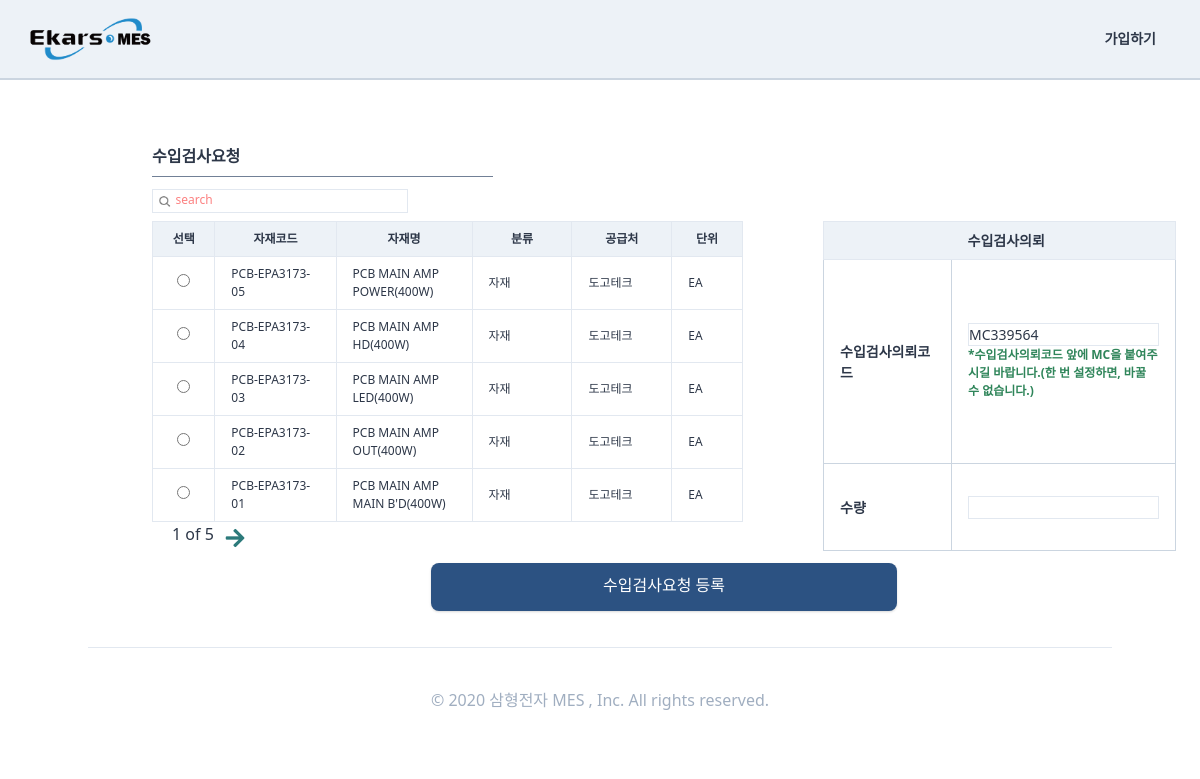
The app's page /stockmanages/materialcheckrequest/ with its own data.
### StandardInformation/models.py (models this page shows, shortened)
class Material(TimeStampedModel):
    EA = "EA"
    ROLL = "ROLL"
    BOX = "BOX"
    SET = "SET"
    봉 = "봉"
    단위_CHOICES = (
        (EA, "EA"),
        (ROLL, "ROLL"),
        (BOX, "BOX"),
        (SET, "SET"),
        (봉, "봉"),
    )
    자재 = "자재"
    부분품 = "부분품"
    상품 = "상품"
    품목_CHOICES = (
        (자재, "자재"),
        (부분품, "부분품"),
        (상품, "상품"),
    )
    작성자 = models.ForeignKey(
        "users.User", related_name="자재제품작성자", on_delete=models.SET_NULL, null=True
    )
    자재코드 = models.CharField(max_length=120, blank=True)
    품목 = models.CharField(
        choices=품목_CHOICES, max_length=4, null=True, blank=True, default=자재
    )
    자재품명 = models.CharField(max_length=100, blank=True)
    규격 = models.CharField(max_length=30, blank=True)
    단위 = models.CharField(choices=단위_CHOICES, max_length=4, blank=True, default=EA)
    자재공급업체 = models.ForeignKey(
        "SupplyPartner",
        related_name="제공자재",
        on_delete=models.SET_NULL,
        null=True,
        blank=True,
    )
    단가 = models.IntegerField(null=True)
    특이사항 = models.TextField(blank=True, null=True)
    class Meta:
        verbose_name = "자재"
        verbose_name_plural = "자재"

class SupplyPartner(TimeStampedModel):
    고객 = "고객"
    대리점 = "대리점"
    공급처 = "공급처"
    거래처_CHOICES = (
        (고객, "고객"),
        (대리점, "대리점"),
        (공급처, "공급처"),
    )
    공급처작성자 = models.ForeignKey(
        "users.User", related_name="공급처거래처작성자", on_delete=models.SET_NULL, null=True
    )
    작성일 = models.DateField(auto_now=True, auto_now_add=False)
    거래처구분 = models.CharField(choices=거래처_CHOICES, max_length=4, default=공급처)
    거래처코드 = models.CharField(max_length=50, null=True)
    거래처명 = models.CharField(max_length=70, null=True)
    사업자등록번호 = models.CharField(max_length=50, null=True)
    공급처담당자 = models.ForeignKey(
        "users.User", related_name="공급처거래처담당자", on_delete=models.SET_NULL, null=True
    )
    연락처 = models.CharField(max_length=50, blank=True)
    이메일 = models.EmailField(max_length=254, blank=True)
    사업장주소 = models.CharField(max_length=70, blank=True, null=True)
    사업자등록증첨부 = models.FileField(blank=True)
    특이사항 = models.TextField(blank=True)
    사용여부 = models.BooleanField(default=False)
    class Meta:
        verbose_name = "공급처"
        verbose_name_plural = "공급처"
    def __str__(self):
        return self.거래처명

### stockmanages/views.py (the view, shortened to what this page needs)
def materialcheckrequest(request):
    search = request.GET.get("search")
    if search is None:
        material = SI_models.Material.objects.all().order_by("-created")
        s_bool = False
    def give_number():
        while True:
            n = randint(1, 999999)
            num = str(n).zfill(6)
            code = "MC" + num
            obj = QC_models.MaterialCheckRegister.objects.get_or_none(수입검사의뢰코드=code)
            if obj:
                pass
            else:
                return code
    form = forms.materialcheckrequest(request.POST or None)
    code = give_number()
    form.initial = {
        "수입검사의뢰코드": code,
    }
    seletelist = [
        "불량분류",
    ]
    pagediv = 5
    totalpage = int(math.ceil(len(material) / pagediv))
    paginator = Paginator(material, pagediv, orphans=0)
    page = request.GET.get("page", "1")
    material = paginator.get_page(page)
    nextpage = int(page) + 1
    previouspage = int(page) - 1
    notsamebool = True
    if int(page) == totalpage:
        notsamebool = False
    if (search is None) or (search == ""):
        search = "search"
    return render(
        request,
        "stockmanages/materialcheckrequest.html",
        {
            "form": form,
            "material": material,
            "search": search,
            "page": page,
            "totalpage": totalpage,
            "notsamebool": notsamebool,
            "nextpage": nextpage,
            "previouspage": previouspage,
            "s_bool": s_bool,
            "seletelist": ["1",],
        },
    )

### stockmanages/forms.py (shortened to what this page needs)
class materialcheckrequest(forms.Form):
    수입검사의뢰코드 = forms.CharField(
        max_length=20,
        required=True,
        help_text=f"*수입검사의뢰코드 앞에 MC을 붙여주시길 바랍니다.(한 번 설정하면, 바꿀 수 없습니다.)",
        widget=forms.TextInput(attrs={"size": "12"}),
    )
    수량 = forms.IntegerField()
    자재 = forms.CharField()

### core/managers.py (called while the page is built)
    def get_or_none(self, **kwargs):
        try:
            return self.get(**kwargs)
        except self.model.DoesNotExist:
            return None

### templates/stockmanages/materialcheckrequest.html (shortened to what this page needs)
{%extends "stockmanages/stockmanageshome.html"%}
{%load static%}
{%block main_contens%}
<div class="w-full h-full pl-32 -mt-6 font-semibold pt-12 flex flex-col">
    <div class="flex flex-col p-6 w-full ">
        <span class="border-b w-1/3 mb-3 border-gray-600 pb-2 font-semibold text-base">수입검사요청 </span>
        <div class="w-64 border h-6 mb-2">
            <form method="get" action="" class="w-full flex ">
                <button class="w-4 h-4 mt-1 ml-1  rounded-xl bg-cover bg-center"
                    style="background-image:url({% static 'img/search.png' %});"></button>
                <input name="search" placeholder={{search}}
                    class="ml-1 w-full border-none search-box text-xs font-medium placeholder-red-400 focus: outline-none" />
            </form>
        </div>
        <div class="flex">
            <div class=" flex justify-start items-start">
                <form method="POST" class="w-full flex flex-col" enctype="multipart/form-data">
                    <div class="w-full flex ">
                        <div class="flew flex-col w-full">
                            <table class="table-fixed font-light text-xs">
                                <thead>
                                    <tr>
                                        <th class="border bg-gray-200 px-2 py-2 w-20">선택</th>
                                        <th class="border bg-gray-200 px-3 py-2 w-40">자재코드</th>
                                        <th class="border bg-gray-200 px-4 py-2 w-40">자재명</th>
                                        <th class="border bg-gray-200 px-4 py-2 w-40">분류</th>
                                        <th class="border bg-gray-200 px-4 py-2 w-40">공급처</th>
                                        <th class="border bg-gray-200 px-4 py-2 w-24">단위</th>
                                    </tr>
                                </thead>
                                <tbody>
                                    <ul id="id_자재">
                                        {%for list in material%}
                                        <tr>
                                            <td class="border px-4 py-2 text-center">
                                                <label for="id_자재_0"><input type="radio" name="자재" value={{list.pk}}
                                                        required="" id="id_자재_0">
                                                </label>
                                            </td>
                                            <td class="border px-4 py-2">
                                                {{list.자재코드}}</td>
                                            <td class="border px-4 py-2">{{list.자재품명}}</td>
                                            <td class="border px-4 py-2">{{list.품목}}</td>
                                            <td class="border px-4 py-2">{{list.자재공급업체}}</td>
                                            <td class="border px-4 py-2">{{list.단위}}</td>
                                        </tr>
                                        {%endfor%}
                                    </ul>
                                </tbody>
                            </table>
                            <div class="flex ml-2">
                                <span class="mx-3 font-medium  text-base">{{page}} of
                                    {{totalpage}}</span>
                                {% if notsamebool %}
                                {%if s_bool%}
                                <a href="?search={{search}}&page={{nextpage}}" class="text-teal-700"><i
                                        class="fas fa-arrow-right fa-lg mt-2"></i></a>
                                {%else%}
                                <a href="?page={{nextpage}}" class="text-teal-700"><i
                                        class="fas fa-arrow-right fa-lg mt-2"></i></a>
                                {% endif %}{% endif %}
                            </div>
                        </div>
                        <table class="table-fixed text-sm w-64 ml-20">
                            <thead>
                                <tr>
                                    <th class="border border-r-0 bg-gray-200 px-4 py-2 w-32"></th>
                                    <th class="border border-l-0 bg-gray-200 px-4 py-2 w-56 text-left">수입검사의뢰</th>
                                </tr>
                            </thead>
                            <tbody>
                                {% for field in form %}
                                <tr>
                                    {%if field.name == "자재"%}
                                    {%else%}
                                    <td class="border border-gray-400 px-4 py-2">
                                        {{field.name}}
                                    </td>
                                    <td class="border border-gray-400 px-4 py-2">
                                        <div
                                            class=" {%if field.name not in seletelist %} border hover:border-gray-500 w-full {%endif%} ">
                                            {{field}}</div>
                                        <div class="text-xs text-green-700 ">
                                            {{field.help_text}}
                                        </div>
                                        {%endif%}
                                    </td>
                                </tr>
                                {%endfor%}
                            </tbody>
                        </table>
                    </div>
                    <div class=" flex flex-row justify-around -mx-12">
                        <button
                            class="btn-link bg-blue-800 text-white w-5/12 h-12 self-center my-3 pt-0 pb-1 shadow hover:shadow-lg hover:font-extrabold">
                            <div class="text-base font-medium">수입검사요청 등록</div>
                        </button> </div>
                </form>
            </div>
        </div>
    </div>
</div>
{%endblock main_contens %}

### records on screen
Material: 자재코드 "PCB-EPA3173-05", 자재품명 "PCB MAIN AMP POWER(400W)", 품목 "자재", 자재공급업체 "도고테크", 단위 "EA"
Material: 자재코드 "PCB-EPA3173-04", 자재품명 "PCB MAIN AMP HD(400W)", 품목 "자재", 자재공급업체 "도고테크", 단위 "EA"
Material: 자재코드 "PCB-EPA3173-03", 자재품명 "PCB MAIN AMP LED(400W)", 품목 "자재", 자재공급업체 "도고테크", 단위 "EA"
Material: 자재코드 "PCB-EPA3173-02", 자재품명 "PCB MAIN AMP OUT(400W)", 품목 "자재", 자재공급업체 "도고테크", 단위 "EA"
Material: 자재코드 "PCB-EPA3173-01", 자재품명 "PCB MAIN AMP MAIN B'D(400W)", 품목 "자재", 자재공급업체 "도고테크", 단위 "EA"

### other values on screen
{{ page }} "1"
{{ totalpage }} "5"
{{ field.name }} "수입검사의뢰코드" "수량"
{{ field.help_text }} "*수입검사의뢰코드 앞에 MC을 붙여주시길 바랍니다.(한 번 설정하면, 바꿀 수 없습니다.)"
